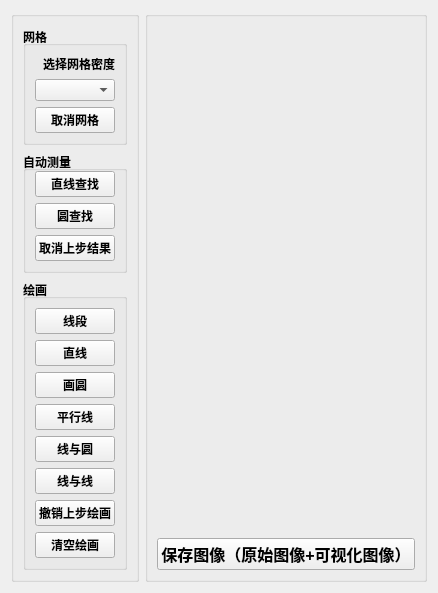
      <widget class="QWidget" name="tabVerticalView">
       <attribute name="title">
        <string>垂直视图</string>
       </attribute>
       <layout class="QGridLayout" name="gridLayout_8">
        <item row="0" column="0">
         <widget class="QGroupBox" name="groupBox_10">
          <property name="font">
           <font>
            <pointsize>12</pointsize>
            <weight>75</weight>
            <bold>true</bold>
           </font>
          </property>
          <property name="acceptDrops">
           <bool>false</bool>
          </property>
          <property name="title">
           <string/>
          </property>
          <property name="flat">
           <bool>false</bool>
          </property>
          <layout class="QVBoxLayout" name="verticalLayout_8" stretch="1,1,3">
           <item>
            <widget class="QGroupBox" name="groupBox_11">
             <property name="font">
              <font>
               <pointsize>9</pointsize>
               <weight>75</weight>
               <bold>true</bold>
              </font>
             </property>
             <property name="contextMenuPolicy">
              <enum>Qt::DefaultContextMenu</enum>
             </property>
             <property name="layoutDirection">
              <enum>Qt::LeftToRight</enum>
             </property>
             <property name="autoFillBackground">
              <bool>false</bool>
             </property>
             <property name="title">
              <string>网格</string>
             </property>
             <property name="alignment">
              <set>Qt::AlignLeading|Qt::AlignLeft|Qt::AlignVCenter</set>
             </property>
             <property name="flat">
              <bool>false</bool>
             </property>
             <property name="checkable">
              <bool>false</bool>
             </property>
             <layout class="QVBoxLayout" name="verticalLayout_2">
              <item>
               <widget class="QLabel" name="label_2">
                <property name="sizePolicy">
                 <sizepolicy hsizetype="Preferred" vsizetype="Fixed">
                  <horstretch>0</horstretch>
                  <verstretch>0</verstretch>
                 </sizepolicy>
                </property>
                <property name="font">
                 <font>
                  <pointsize>9</pointsize>
                  <weight>75</weight>
                  <bold>true</bold>
                 </font>
                </property>
                <property name="text">
                 <string>选择网格密度</string>
                </property>
                <property name="alignment">
                 <set>Qt::AlignRight|Qt::AlignTrailing|Qt::AlignVCenter</set>
                </property>
               </widget>
              </item>
              <item>
               <widget class="QComboBox" name="cbGridDens_Ver">
                <property name="sizePolicy">
                 <sizepolicy hsizetype="Preferred" vsizetype="Fixed">
                  <horstretch>0</horstretch>
                  <verstretch>0</verstretch>
                 </sizepolicy>
                </property>
               </widget>
              </item>
              <item>
               <widget class="QPushButton" name="btnCancelGrids_Ver">
                <property name="sizePolicy">
                 <sizepolicy hsizetype="Minimum" vsizetype="Fixed">
                  <horstretch>0</horstretch>
                  <verstretch>0</verstretch>
                 </sizepolicy>
                </property>
                <property name="font">
                 <font>
                  <pointsize>9</pointsize>
                  <weight>75</weight>
                  <bold>true</bold>
                 </font>
                </property>
                <property name="text">
                 <string>取消网格</string>
                </property>
               </widget>
              </item>
             </layout>
            </widget>
           </item>
           <item>
            <widget class="QGroupBox" name="groupBox_15">
             <property name="font">
              <font>
               <pointsize>9</pointsize>
               <weight>75</weight>
               <bold>true</bold>
              </font>
             </property>
             <property name="contextMenuPolicy">
              <enum>Qt::DefaultContextMenu</enum>
             </property>
             <property name="layoutDirection">
              <enum>Qt::LeftToRight</enum>
             </property>
             <property name="autoFillBackground">
              <bool>false</bool>
             </property>
             <property name="title">
              <string>自动测量</string>
             </property>
             <property name="alignment">
              <set>Qt::AlignLeading|Qt::AlignLeft|Qt::AlignVCenter</set>
             </property>
             <property name="flat">
              <bool>false</bool>
             </property>
             <property name="checkable">
              <bool>false</bool>
             </property>
             <layout class="QVBoxLayout" name="verticalLayout_5">
              <property name="topMargin">
               <number>0</number>
              </property>
              <item>
               <widget class="QPushButton" name="btnLineDet_Ver">
                <property name="sizePolicy">
                 <sizepolicy hsizetype="Minimum" vsizetype="Fixed">
                  <horstretch>0</horstretch>
                  <verstretch>0</verstretch>
                 </sizepolicy>
                </property>
                <property name="font">
                 <font>
                  <pointsize>9</pointsize>
                  <weight>75</weight>
                  <bold>true</bold>
                 </font>
                </property>
                <property name="text">
                 <string>直线查找</string>
                </property>
               </widget>
              </item>
              <item>
               <widget class="QPushButton" name="btnCircleDet_Ver">
                <property name="sizePolicy">
                 <sizepolicy hsizetype="Minimum" vsizetype="Fixed">
                  <horstretch>0</horstretch>
                  <verstretch>0</verstretch>
                 </sizepolicy>
                </property>
                <property name="font">
                 <font>
                  <pointsize>9</pointsize>
                  <weight>75</weight>
                  <bold>true</bold>
                 </font>
                </property>
                <property name="text">
                 <string>圆查找</string>
                </property>
               </widget>
              </item>
              <item>
               <widget class="QPushButton" name="btnCan1StepDet_Ver">
                <property name="sizePolicy">
                 <sizepolicy hsizetype="Minimum" vsizetype="Fixed">
                  <horstretch>0</horstretch>
                  <verstretch>0</verstretch>
                 </sizepolicy>
                </property>
                <property name="font">
                 <font>
                  <pointsize>9</pointsize>
                  <weight>75</weight>
                  <bold>true</bold>
                 </font>
                </property>
                <property name="text">
                 <string>取消上步结果</string>
                </property>
               </widget>
              </item>
             </layout>
            </widget>
           </item>
           <item>
            <widget class="QGroupBox" name="groupBox_12">
             <property name="font">
              <font>
               <pointsize>9</pointsize>
               <weight>75</weight>
               <bold>true</bold>
              </font>
             </property>
             <property name="layoutDirection">
              <enum>Qt::LeftToRight</enum>
             </property>
             <property name="title">
              <string>绘画</string>
             </property>
             <property name="alignment">
              <set>Qt::AlignLeading|Qt::AlignLeft|Qt::AlignVCenter</set>
             </property>
             <property name="flat">
              <bool>false</bool>
             </property>
             <property name="checkable">
              <bool>false</bool>
             </property>
             <layout class="QVBoxLayout" name="verticalLayout_3">
              <item>
               <widget class="QPushButton" name="btnDrawLine_Ver">
                <property name="font">
                 <font>
                  <pointsize>9</pointsize>
                  <weight>75</weight>
                  <bold>true</bold>
                 </font>
                </property>
                <property name="text">
                 <string>线段</string>
                </property>
               </widget>
              </item>
              <item>
               <widget class="QPushButton" name="btnDrawStraight_Ver">
                <property name="font">
                 <font>
                  <pointsize>9</pointsize>
                  <weight>75</weight>
                  <bold>true</bold>
                 </font>
                </property>
                <property name="text">
                 <string>直线</string>
                </property>
               </widget>
              </item>
              <item>
               <widget class="QPushButton" name="btnDrawCircle_Ver">
                <property name="font">
                 <font>
                  <pointsize>9</pointsize>
                  <weight>75</weight>
                  <bold>true</bold>
                 </font>
                </property>
                <property name="text">
                 <string>画圆</string>
                </property>
               </widget>
              </item>
              <item>
               <widget class="QPushButton" name="btnDrawParallel_Ver">
                <property name="font">
                 <font>
                  <pointsize>9</pointsize>
                  <weight>75</weight>
                  <bold>true</bold>
                 </font>
                </property>
                <property name="text">
                 <string>平行线</string>
                </property>
               </widget>
              </item>
              <item>
               <widget class="QPushButton" name="btnDrawLine_Circle_Ver">
                <property name="font">
                 <font>
                  <pointsize>9</pointsize>
                  <weight>75</weight>
                  <bold>true</bold>
                 </font>
                </property>
                <property name="text">
                 <string>线与圆</string>
                </property>
               </widget>
              </item>
              <item>
               <widget class="QPushButton" name="btnDraw2Line_Ver">
                <property name="font">
                 <font>
                  <pointsize>9</pointsize>
                  <weight>75</weight>
                  <bold>true</bold>
                 </font>
                </property>
                <property name="text">
                 <string>线与线</string>
                </property>
               </widget>
              </item>
              <item>
               <widget class="QPushButton" name="btnCan1StepDraw_Ver">
                <property name="font">
                 <font>
                  <pointsize>9</pointsize>
                  <weight>75</weight>
                  <bold>true</bold>
                 </font>
                </property>
                <property name="text">
                 <string>撤销上步绘画</string>
                </property>
               </widget>
              </item>
              <item>
               <widget class="QPushButton" name="btnClearDrawings_Ver">
                <property name="font">
                 <font>
                  <pointsize>9</pointsize>
                  <weight>75</weight>
                  <bold>true</bold>
                 </font>
                </property>
                <property name="text">
                 <string>清空绘画</string>
                </property>
               </widget>
              </item>
             </layout>
            </widget>
           </item>
          </layout>
         </widget>
        </item>
        <item row="0" column="1">
         <widget class="QGroupBox" name="groupBox_9">
          <property name="font">
           <font>
            <pointsize>12</pointsize>
            <weight>75</weight>
            <bold>true</bold>
           </font>
          </property>
          <property name="title">
           <string/>
          </property>
          <layout class="QGridLayout" name="gridLayout_7">
           <property name="sizeConstraint">
            <enum>QLayout::SetDefaultConstraint</enum>
           </property>
           <property name="leftMargin">
            <number>9</number>
           </property>
           <property name="topMargin">
            <number>9</number>
           </property>
           <property name="rightMargin">
            <number>9</number>
           </property>
           <property name="bottomMargin">
            <number>9</number>
           </property>
           <property name="spacing">
            <number>6</number>
           </property>
           <item row="0" column="0">
            <widget class="QLabel" name="lbVerticalView_2">
             <property name="sizePolicy">
              <sizepolicy hsizetype="Expanding" vsizetype="Preferred">
               <horstretch>0</horstretch>
               <verstretch>0</verstretch>
              </sizepolicy>
             </property>
             <property name="text">
              <string/>
             </property>
             <property name="alignment">
              <set>Qt::AlignCenter</set>
             </property>
            </widget>
           </item>
           <item row="1" column="0">
            <widget class="QPushButton" name="btnSaveImage_Ver">
             <property name="text">
              <string>保存图像（原始图像+可视化图像）</string>
             </property>
            </widget>
           </item>
          </layout>
         </widget>
        </item>
       </layout>
      </widget>
